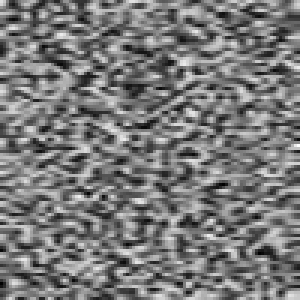
#> input picture test_image/02123_0.39_0.76.jpg, 100 x 100 px (shown 3 times larger)
$ python my_test_files.py
#> lines starting #> are read from the running program, lines starting #| are printed output that depends on the picture
# -*-coding: utf-8 -*-
"""
    @Project: AestheticsAnalysis
    @File   : my_test_files.py
    @Author : panjq
    @E-mail : pan_jinquan@163.com
    @Date   : 2018-07-20 09:48:15
"""
import h5py
import os
import cv2
import math
import numpy as np
import random

img = cv2.imread('test_image/02123_0.39_0.76.jpg')
#> img is the input picture: shape (100, 100, 3); min 0, max 255, mean 121.1
img = cv2.resize(img, (200, 300))
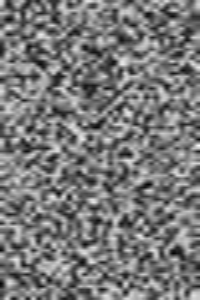
#> img: shape (300, 200, 3); min 1, max 255, mean 121.1
cv2.imshow(img)
img = img.transpose(2, 0, 1)

$ run again, with test_image/08377_0.46_0.4.jpg copied over test_image/02123_0.39_0.76.jpg
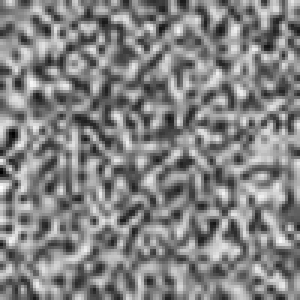
#> input picture test_image/08377_0.46_0.4.jpg, 100 x 100 px (shown 3 times larger)
#> img is the input picture: shape (100, 100, 3); min 0, max 254, mean 130.8
#> `img = cv2.resize(img, (200, 300))`:
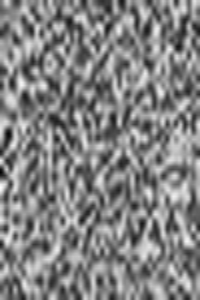
#> img: shape (300, 200, 3); min 0, max 254, mean 130.7
